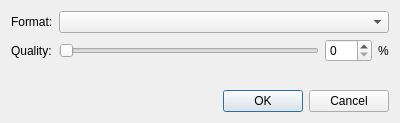
<?xml version="1.0" encoding="UTF-8"?>
<ui version="4.0">
 <class>PaintField_ExportDialog</class>
 <widget class="QDialog" name="PaintField_ExportDialog">
  <property name="geometry">
   <rect>
    <x>0</x>
    <y>0</y>
    <width>400</width>
    <height>123</height>
   </rect>
  </property>
  <property name="sizePolicy">
   <sizepolicy hsizetype="Preferred" vsizetype="Minimum">
    <horstretch>0</horstretch>
    <verstretch>0</verstretch>
   </sizepolicy>
  </property>
  <property name="windowTitle">
   <string>Dialog</string>
  </property>
  <layout class="QVBoxLayout" name="verticalLayout">
   <property name="sizeConstraint">
    <enum>QLayout::SetDefaultConstraint</enum>
   </property>
   <item>
    <layout class="QFormLayout" name="formLayout">
     <item row="0" column="1">
      <widget class="QComboBox" name="comboBox"/>
     </item>
     <item row="0" column="0">
      <widget class="QLabel" name="formatLabel">
       <property name="text">
        <string>Format:</string>
       </property>
      </widget>
     </item>
     <item row="1" column="1">
      <layout class="QHBoxLayout" name="horizontalLayout">
       <item>
        <widget class="QSlider" name="horizontalSlider">
         <property name="maximum">
          <number>100</number>
         </property>
         <property name="orientation">
          <enum>Qt::Horizontal</enum>
         </property>
        </widget>
       </item>
       <item>
        <widget class="QSpinBox" name="spinBox">
         <property name="maximum">
          <number>100</number>
         </property>
        </widget>
       </item>
       <item>
        <widget class="QLabel" name="percentLabel">
         <property name="text">
          <string>%</string>
         </property>
        </widget>
       </item>
      </layout>
     </item>
     <item row="1" column="0">
      <widget class="QLabel" name="qualityLabel">
       <property name="text">
        <string>Quality:</string>
       </property>
      </widget>
     </item>
    </layout>
   </item>
   <item>
    <widget class="QDialogButtonBox" name="buttonBox">
     <property name="orientation">
      <enum>Qt::Horizontal</enum>
     </property>
     <property name="standardButtons">
      <set>QDialogButtonBox::Cancel|QDialogButtonBox::Ok</set>
     </property>
    </widget>
   </item>
  </layout>
 </widget>
 <resources/>
 <connections>
  <connection>
   <sender>buttonBox</sender>
   <signal>accepted()</signal>
   <receiver>PaintField_ExportDialog</receiver>
   <slot>accept()</slot>
   <hints>
    <hint type="sourcelabel">
     <x>248</x>
     <y>254</y>
    </hint>
    <hint type="destinationlabel">
     <x>157</x>
     <y>274</y>
    </hint>
   </hints>
  </connection>
  <connection>
   <sender>buttonBox</sender>
   <signal>rejected()</signal>
   <receiver>PaintField_ExportDialog</receiver>
   <slot>reject()</slot>
   <hints>
    <hint type="sourcelabel">
     <x>316</x>
     <y>260</y>
    </hint>
    <hint type="destinationlabel">
     <x>286</x>
     <y>274</y>
    </hint>
   </hints>
  </connection>
  <connection>
   <sender>horizontalSlider</sender>
   <signal>valueChanged(int)</signal>
   <receiver>spinBox</receiver>
   <slot>setValue(int)</slot>
   <hints>
    <hint type="sourcelabel">
     <x>189</x>
     <y>55</y>
    </hint>
    <hint type="destinationlabel">
     <x>268</x>
     <y>56</y>
    </hint>
   </hints>
  </connection>
  <connection>
   <sender>spinBox</sender>
   <signal>valueChanged(int)</signal>
   <receiver>horizontalSlider</receiver>
   <slot>setValue(int)</slot>
   <hints>
    <hint type="sourcelabel">
     <x>268</x>
     <y>56</y>
    </hint>
    <hint type="destinationlabel">
     <x>189</x>
     <y>55</y>
    </hint>
   </hints>
  </connection>
 </connections>
</ui>
